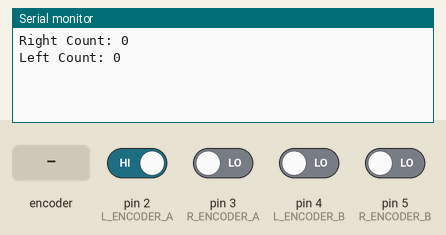
Simulated run of this sketch. Board: Arduino Uno, built with avr-gcc and run on an emulated ATmega328P. Parts: the last lines printed to the serial monitor. The inputs (shaded band) are chosen by the test bench; at power-on: pin 2 (L_ENCODER_A) HIGH, pin 3 (R_ENCODER_A), pin 4 (L_ENCODER_B), pin 5 (R_ENCODER_B) LOW.

Above: at 1.2 s.
1.3 s: rotary encoder on pin 2 (L_ENCODER_A) / pin 4 (L_ENCODER_B) turned 1 step (first pin leading)
At 2.6 s:
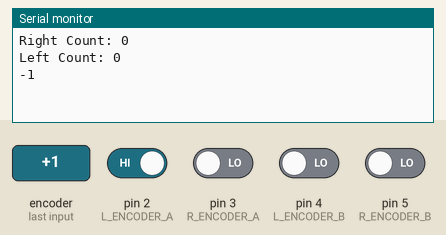
3.0 s: pin 3 (R_ENCODER_A) driven HIGH
4.5 s: rotary encoder on pin 2 (L_ENCODER_A) / pin 4 (L_ENCODER_B) turned 1 step (first pin leading)
At 6.8 s:
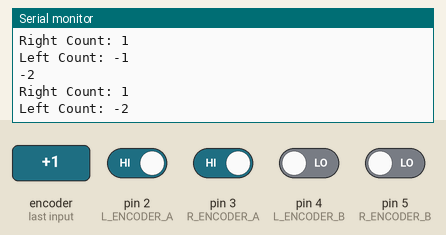
Timing chart, 0 to 8.3 s (numbered marks = the images above; inputs shaded):
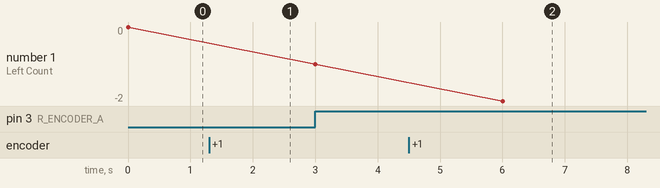

The sketch:

encode.ino
```cpp
// pins for the encoder inputs
#define L_ENCODER_A 2
#define L_ENCODER_B 4
#define R_ENCODER_A 3
#define R_ENCODER_B 5

// variables to store the number of encoder pulses
// for each motor
volatile long leftCount = 0;
volatile long rightCount = 0;

void setup() {
  pinMode(L_ENCODER_A, INPUT);
  pinMode(L_ENCODER_B, INPUT);
  pinMode(R_ENCODER_A, INPUT);
  pinMode(R_ENCODER_B, INPUT);

  // initialize hardware interrupts
  attachInterrupt(digitalPinToInterrupt(L_ENCODER_A), leftEncoderEvent, RISING);
  attachInterrupt(digitalPinToInterrupt(R_ENCODER_A), rightEncoderEvent, RISING);

  Serial.begin(115200);
}

void loop() {
  Serial.print("Right Count: ");
  Serial.println(rightCount);
  Serial.print("Left Count: ");
  Serial.println(leftCount);
  Serial.println();
  delay(3000);
}

// encoder event for the interrupt call
void leftEncoderEvent() {
//  if (digitalRead(LH_ENCODER_A) == HIGH) {
//    if (digitalRead(LH_ENCODER_B) == LOW) {
//      leftCount++;
//    } else {
//      leftCount--;
//    }
//  } else {
//    if (digitalRead(LH_ENCODER_B) == LOW) {
//      leftCount--;
//    } else {
//      leftCount++;
//    }
//  }

  if (digitalRead(L_ENCODER_B) == LOW){
    leftCount--;
  }
  else{
    leftCount++;
  }
  Serial.println(leftCount);
}

// encoder event for the interrupt call
void rightEncoderEvent() {
  if (digitalRead(R_ENCODER_A) == HIGH) {
    if (digitalRead(R_ENCODER_B) == LOW) {
      rightCount++;
    } else {
      rightCount--;
    }
  } else {
    if (digitalRead(R_ENCODER_B) == LOW) {
      rightCount--;
    } else {
      rightCount++;
    }
  }
}
```

Measured:
- after the input at 1.3 s, the serial monitor: prints a new line after 0.05 s (image 1)
- after the input at 4.5 s, the serial monitor: prints a new line after 0.05 s (image 2)
- plotted number 1: -1 → -2 after the input at 4.5 s
